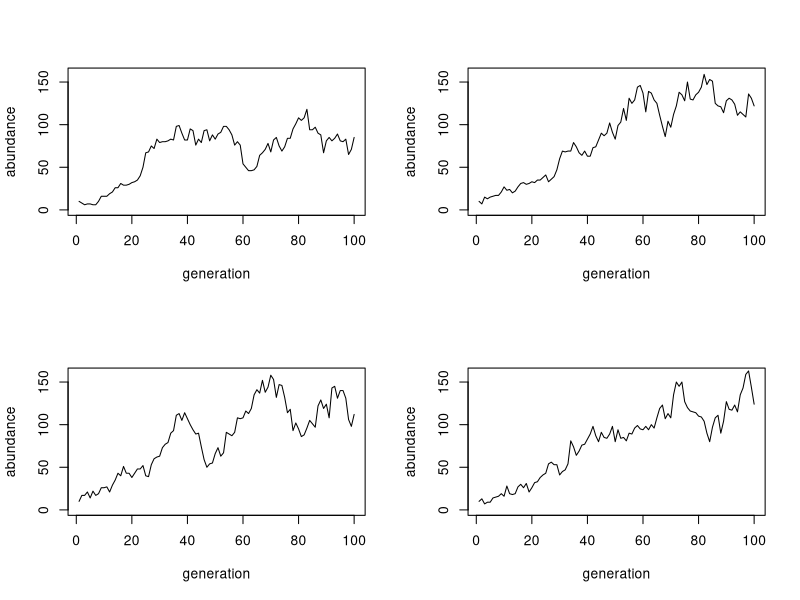
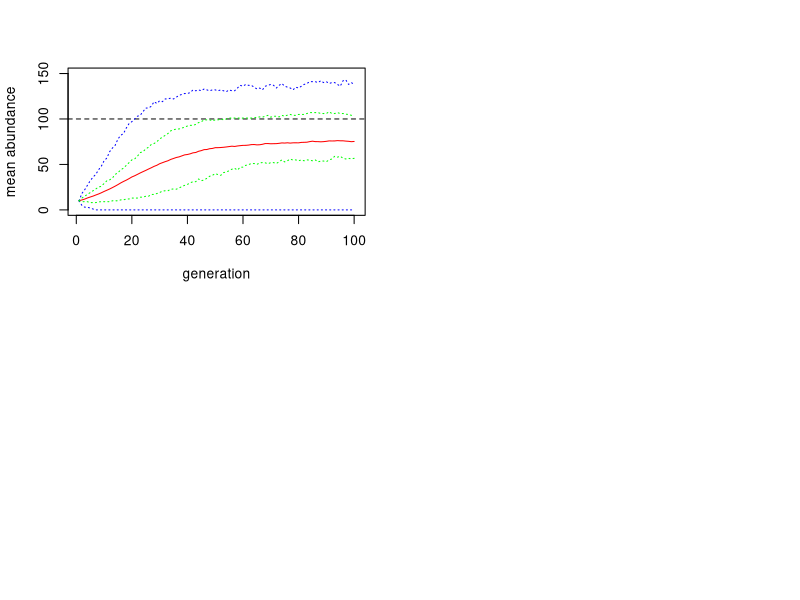

Here is the R script that generated these plots, in order:
# Lab 12 suggested code

# Exercise #1: Stochastic version of the logistic growth model
stochLog <- function(r = 0.1, k = 100, n0 = 10, gens = 100){
  n <- rep(n0, gens) # preallocate data storage vector
  # loop over generations
  for ( i in 2:gens ) {
    # first calculate the expected abundance:
    expect <- n[i-1] + r * n[i-1] * (k - n[i-1])/k
    # use the Poisson distribution to get a realized value
    n[i] <- rpois(n = 1, lambda = expect)
  }
  return(n)
}

# 2. make some example plots:
par(mfrow = c(2,2)) # 2 x 2 grid of plots
for ( i in 1:4 ) {
  gens <- 100
  n <- stochLog(gens = gens)
  plot(1:gens, n, type = "l", xlab = "generation", ylab = "abundance", ylim = c(0,160))
}

# Problem #3
# First, assign parameter values:
r <- 0.1 # intrinsic growth rate
k <- 100 # carrying capacity
n0 <- 10 # initial population size
expectn2 <- n0 + r * n0 * (k - n0)/k # expected population size at generation 2
# 3(i) Probability of no change:
e10 <- dpois(x = n0, lambda = expectn2) # probabilty of staying the same
e10 # display value --> 0.1204182 with defaults
# 3(ii) Probability of shrinking:
eUnder10 <- ppois(q = (n0 - 1), lambda = expectn2) # probability of shrinking
eUnder10 # display value --> 0.3514611
# 3(iii) Probability of increasing:
eAbove10 <- 1 - ppois(q = n0, lambda = expectn2) # probability of growing
eAbove10 # display value --> 0.5281207
eAbove10alt <- ppois(q = n0, lambda = expectn2, lower.tail = F) # alternate method for same as previous
eAbove10alt # display value; yup, it's the same
# check sum to 1:
mySum <- eUnder10 + e10 + eAbove10
if (mySum != 1) {  
  cat(paste("Sum is not 1, but instead", mySum, "\n"))
} else {
  cat("Yes, numbers sum to 1 as expected\n")
}
# 3(iv): probability of being in the range 15 - 25
e15to25 <- sum(dpois(x = 15:25, lambda = expectn2)) 
e15to25 # display value: 0.1387093
# 3(v): probabilty of going immediately extinct:
eextinct <- dpois(x = 0, lambda = expectn2)
eextinct # display value: 1.845823e-05

# 4: My long run expectation is that the population will fluctuate around 
# carrying capacity *if* it does not go extinct!

# 5: A function that orchestrates replicates of the model from Exercise #1:
repStochLog <- function(r = 0.1, k = 100, n0 = 10, gens = 100, nreps = 1000) {
  # in my mind, I envision the replicates in a matrix called "allReps"
  # each row of the the matrix is a replicate
  # each column of the matrix is a time step
  allReps <- matrix(data = NA, nrow = nreps, ncol = gens)
  # now use a loop to generate the replicates:
  for ( i in 1:nreps ) {
    allReps[i,] <- stochLog(r = r, k = k, n0 = n0, gens = gens)
  }
  # return the data:
  return(allReps)
}

# 6. Generate 1000 replicates:
r <- 0.1 # intrinsic growth rate
k <- 100 # carrying capacity
n0 <- 10 # initial population size
gens <- 100 # number of total generations
nreps <- 1000 # number of replicates
# just for fun, let's see how long this takes to run:
system.time(allReps <- repStochLog(r = r, k = k, n0 = n0, gens = gens, nreps = nreps))
# not bad, about 0.4 seconds is all!

# 7. Use the data from exercise 6:
# 7(i) Calculate and plot the mean abundance over time
# I did a search for a function that would do all columns at once:
meanAbund <- colMeans(allReps)
plot(1:gens, meanAbund, xlab = "generation", ylab = "mean abundance",
     type = "l", col = "red", ylim = c(0, 1.5*k))
# add a reference line at carrying capacity, just for fun:
abline(h = k, lty = 2)
# Comment on results: the line asymptotes considerably below the carrying capacity
# I presume this is due to the presence of some "0"s due to extinctions
# 7(ii) Estimated probability that a population characterized by the default parameters 
# would go extinct within 25 generations:
pExtinct25 <- sum(allReps[,25] == 0) / nreps
pExtinct25 # Display value: ~15% from my first set of results
# 7(iii) probability that a population would have an abundance of half of its carrying 
# capacity or more at the end of 100 generations:
pHalfOrMoreOfK <- sum(allReps[,gens] >= (k/2)) / nreps
pHalfOrMoreOfK # about 78% in my results
# 7(iv) estimated 95% confidence interval for the population at each time step:
probs <- c(0.025, 0.975)
# make a place to store all the quantiles:
quants <- matrix(nrow = length(probs), ncol = gens)
# use a loop since quantile() works on vectors (not matrices)
for ( i in 1:gens ) {
  quants[,i] <- quantile(x = allReps[,i], probs = probs)
}
# the first row of "quants" is the 2.5% quantile
# the second row of "quants is the 97.5% quantile
lines(1:gens, quants[1,], lty = 3, col = "blue")
lines(1:gens, quants[2,], lty = 3, col = "blue")
# for fun, let's do the interquartile range, i.e., 25% and 75% quantiles:
for ( i in 1:gens ) {
  quants[,i] <- quantile(x = allReps[,i], probs = c(0.25,0.75))
}
lines(1:gens, quants[1,], lty = 3, col = "green")
lines(1:gens, quants[2,], lty = 3, col = "green")

